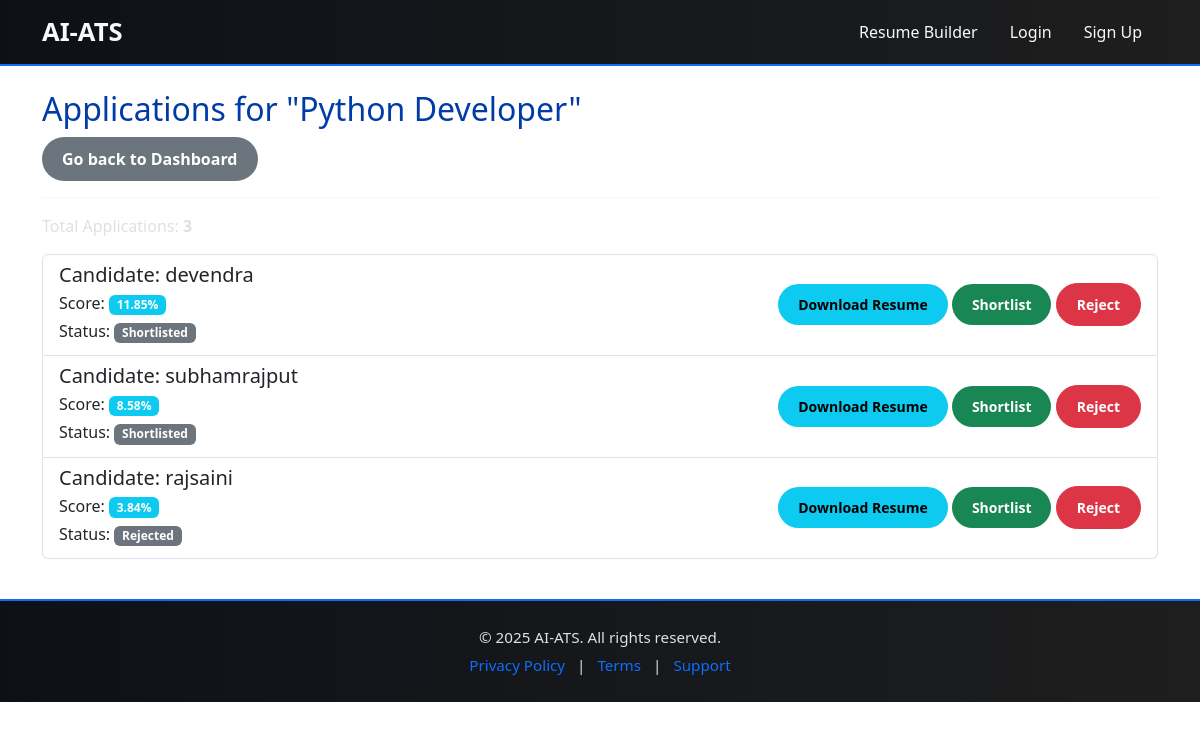
The app's page /recruiter/jobs/3/applications/ (signed in), older data.
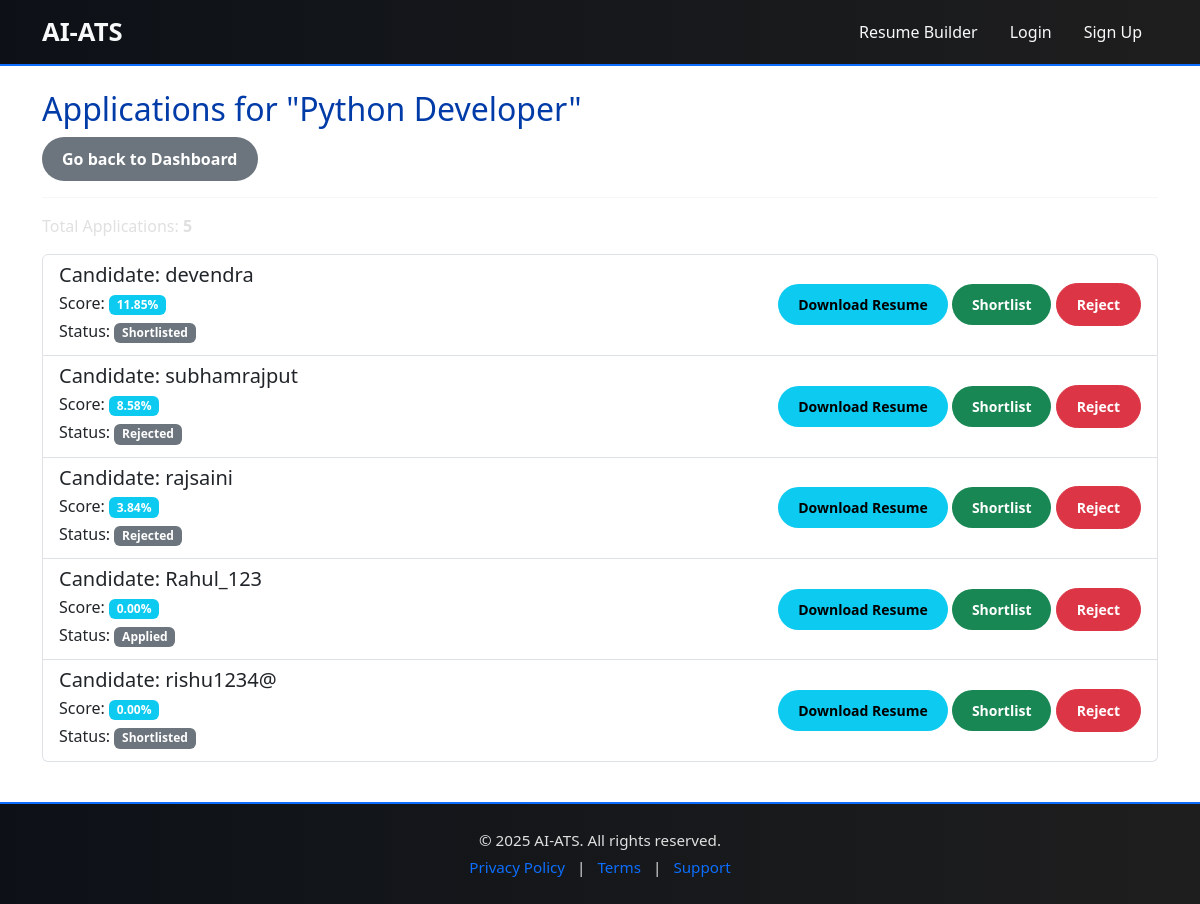
The same page, newer data.
### core/models.py (models this page shows, shortened)
class Job(models.Model):
    title = models.CharField(max_length=200)
    description = models.TextField()
    recruiter = models.ForeignKey(
        'CustomUser',
        on_delete=models.CASCADE,
        limit_choices_to={'is_recruiter': True}
    )
    is_internal = models.BooleanField(default=True)
    external_url = models.URLField(blank=True, null=True)
    job_field = models.ForeignKey(JobField, on_delete=models.SET_NULL, null=True)

class Application(models.Model):
    candidate = models.ForeignKey(
        'CustomUser',
        on_delete=models.CASCADE,
        limit_choices_to={'is_candidate': True}
    )
    job = models.ForeignKey(Job, on_delete=models.CASCADE)
    resume = models.FileField(upload_to='resumes/')
    STATUS_CHOICES = (
        ('Applied', 'Applied'),
        ('Screening', 'Screening'),
        ('Shortlisted', 'Shortlisted'),
        ('Rejected', 'Rejected'),
    )
    status = models.CharField(max_length=20, choices=STATUS_CHOICES, default='Applied')
    ranking_score = models.FloatField(default=0.0)

class CustomUser(AbstractUser):
    is_candidate = models.BooleanField(default=False)
    is_recruiter = models.BooleanField(default=False)

### core/views.py (the view)
# urls.py: path('recruiter/jobs/<int:job_id>/applications/', views.recruiter_job_applications, name='recruiter_job_applications'),
@login_required
def recruiter_job_applications(request, job_id):
    if not request.user.is_recruiter:
        return redirect('dashboard')
    job = get_object_or_404(Job, id=job_id, recruiter=request.user)
    applications = Application.objects.filter(job=job).order_by('-ranking_score')
    return render(request, 'core/recruiter_job_applications.html', {'job': job, 'applications': applications})

### core/templates/core/recruiter_job_applications.html
{% extends 'core/base.html' %}
{% block content %}
<div class="row">
    <div class="col-12">
        <h2>Applications for "{{ job.title }}"</h2>
        <a href="{% url 'recruiter_dashboard' %}" class="btn btn-secondary">Go back to Dashboard</a>
        <hr>
    </div>
</div>
{% if applications %}
<div class="row">
    <div class="col-12">
        <p>Total Applications: <strong>{{ applications.count }}</strong></p>
        <ul class="list-group">
            {% for application in applications %}
            <li class="list-group-item d-flex justify-content-between align-items-center">
                <div>
                    <h5 class="mb-1">Candidate: {{ application.candidate.username }}</h5>
                    <p class="mb-1">Score: <span class="badge bg-info">{{ application.ranking_score|floatformat:2 }}%</span></p>
                    <p class="mb-1">Status: <span class="badge bg-secondary">{{ application.status }}</span></p>
                </div>
                <div>
                    <a href="{{ application.resume.url }}" target="_blank" class="btn btn-sm btn-info">Download Resume</a>
                    <a href="{% url 'shortlist_application' application.id %}" class="btn btn-sm btn-success">Shortlist</a>
                    <a href="{% url 'reject_application' application.id %}" class="btn btn-sm btn-danger">Reject</a>
                </div>
            </li>
            {% endfor %}
        </ul>
    </div>
</div>
{% else %}
<p>Currently, there are no applications for this job.</p>
{% endif %}
{% endblock %}

### core/templates/core/base.html (shortened to what this page needs)
{% load static %}
<!doctype html>
<html lang="en">
<head>
  <link href="https://cdn.jsdelivr.net/npm/bootstrap@5.3.3/dist/css/bootstrap.min.css" rel="stylesheet">
</head>
<body>
  <nav class="navbar navbar-expand-lg" style="background: linear-gradient(90deg, #0d1117, #1e1e1e); border-bottom: 2px solid #0d6efd;">
    <div class="container">
      <a class="navbar-brand fw-bold text-light" href="{% url 'home' %}" style="font-size: 1.6rem;">
        AI-ATS
      </a>
      <div class="collapse navbar-collapse" id="mainNavbar">
        <ul class="navbar-nav ms-auto">
          <li class="nav-item">
            <a class="nav-link text-light px-3" href="{% url 'choose_template' %}">Resume Builder</a>
          </li>
          <li class="nav-item">
            <a class="nav-link text-light px-3" href="{% url 'login' %}">Login</a>
          </li>
          <li class="nav-item">
            <a class="nav-link text-light px-3" href="{% url 'candidate_signup' %}">Sign Up</a>
          </li>
        </ul>
      </div>
    </div>
  </nav>
  <div class="container mt-4">
      {% block content %}
      {% endblock %}
  </div>
  <footer>
        <p>&copy; 2025 AI-ATS. All rights reserved.</p>
        <p>
            <a href="#">Privacy Policy</a> |
            <a href="#">Terms</a> |
            <a href="#">Support</a>
        </p>
    </footer>
</body>
</html>

### core/templates/core/base.html (style rules this page uses)
body { background-color: #ffffff; color: #e0e0e0; font-family: "Segoe UI", sans-serif; margin: 0; height: 100%; padding: 0; }
.navbar-nav .nav-link { font-weight: 500; transition: color 0.2s ease, text-shadow 0.2s ease; }
h1, h2, h3 { color: rgb(0, 59, 168); }
.btn { border-radius: 30px; padding: 10px 20px; font-weight: bold; transition: opacity 0.2s ease-in-out; }
.btn-success { background-color: #198754; border: none; }
.btn-info { background-color: #0dcaf0; border: none; }
.btn-secondary { background-color: #6c757d; border: none; }
footer { background: linear-gradient(90deg, #0d1117, #1e1e1e); color: #e0e0e0; text-align: center; padding: 20px 10px; margin-top: 40px; border-top: 2px solid #0d6efd; font-size: 0.95rem; }
footer a { color: #0d6efd; text-decoration: none; margin: 0 8px; transition: color 0.2s ease, text-shadow 0.2s ease; }
footer p { margin: 5px 0; }

Row changes from the older to the newer data that the page shows:
changed Application "subhamrajput": status "Shortlisted" → "Rejected"
added Application: candidate.username "Rahul_123", ranking_score "0.00", status "Applied"
added Application: candidate.username "rishu1234@", ranking_score "0.00", status "Shortlisted"
Text that changed along with them:
{{ applications.count }}: "3" → "5"
